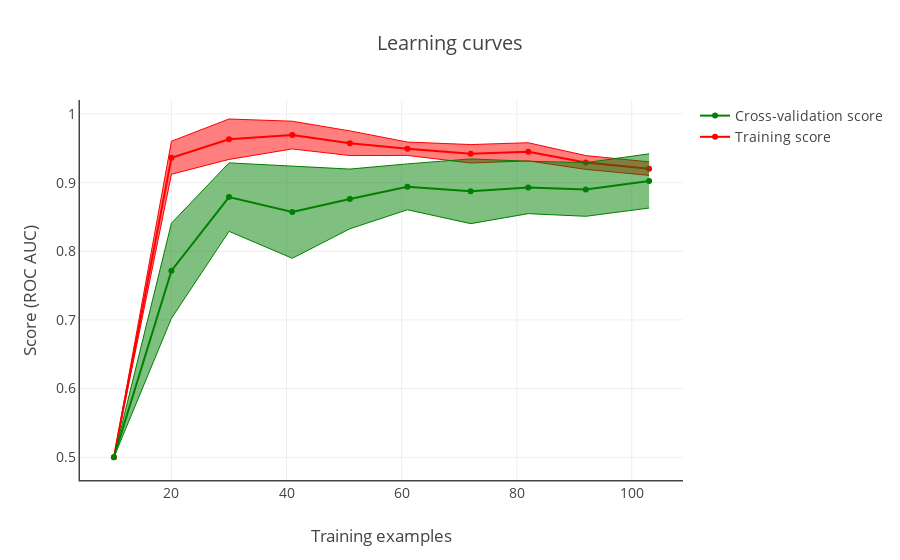

The code cell stored with this chart in its notebook:
### Code cell
l = plot_learning_curve(
    estimator=final_model,
    X=X_train,
    y=y_train.ravel(),
    scoring=scoring,
    cv=5,
    train_sizes=np.linspace(.1, 1.0, 10))
py.iplot(l, filename='fatigue/learning_curve')

### Figure 1 — Plotly figure (JSON) as saved in the notebook; plotly's stock layout.template omitted (floating-point values rounded to 4 significant figures)
{"data": [{"marker": {"color": "red"}, "name": "Training score", "type": "scatter", "x": [10, 20, 30, 41, 51, 61, 72, 82, 92, 103], "y": [0.5, 0.9363, 0.9632, 0.9693, 0.9574, 0.9494, 0.942, 0.9449, 0.9294, 0.9204]}, {"line": {"color": "red", "width": 1}, "mode": "lines", "showlegend": false, "type": "scatter", "x": [10, 20, 30, 41, 51, 61, 72, 82, 92, 103], "y": [0.5, 0.9603, 0.9927, 0.9894, 0.9753, 0.9591, 0.9554, 0.9581, 0.9394, 0.9302]}, {"fill": "tonexty", "line": {"color": "red", "width": 1}, "mode": "lines", "showlegend": false, "type": "scatter", "x": [10, 20, 30, 41, 51, 61, 72, 82, 92, 103], "y": [0.5, 0.9122, 0.9338, 0.9491, 0.9394, 0.9396, 0.9285, 0.9317, 0.9193, 0.9105]}, {"marker": {"color": "green"}, "name": "Cross-validation score", "type": "scatter", "x": [10, 20, 30, 41, 51, 61, 72, 82, 92, 103], "y": [0.5, 0.7716, 0.8789, 0.8571, 0.8762, 0.8939, 0.8874, 0.893, 0.89, 0.9025]}, {"line": {"color": "green", "width": 1}, "mode": "lines", "showlegend": false, "type": "scatter", "x": [10, 20, 30, 41, 51, 61, 72, 82, 92, 103], "y": [0.5, 0.841, 0.9288, 0.9244, 0.9197, 0.9273, 0.9345, 0.9312, 0.9291, 0.942]}, {"fill": "tonexty", "line": {"color": "green", "width": 1}, "mode": "lines", "showlegend": false, "type": "scatter", "x": [10, 20, 30, 41, 51, 61, 72, 82, 92, 103], "y": [0.5, 0.7023, 0.829, 0.7898, 0.8327, 0.8605, 0.8403, 0.8548, 0.851, 0.863]}], "layout": {"font": {"size": 14}, "hovermode": "closest", "title": "Learning curves", "xaxis": {"linewidth": 1.5, "showline": true, "title": "Training examples"}, "yaxis": {"linewidth": 1.5, "showline": true, "title": "Score (ROC AUC)"}}}
